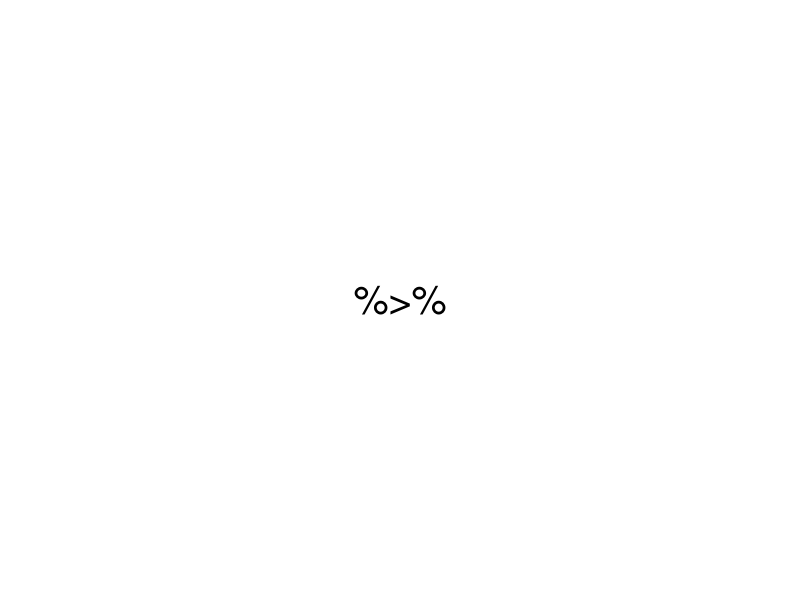
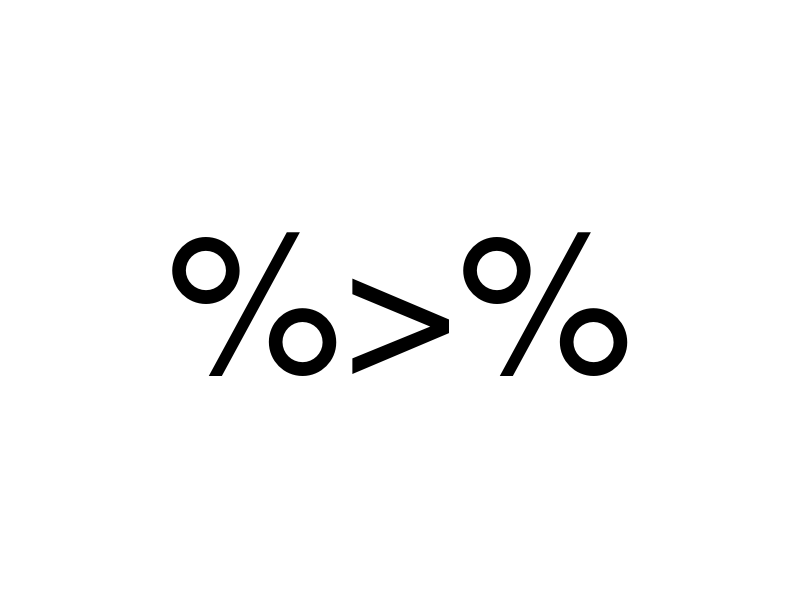
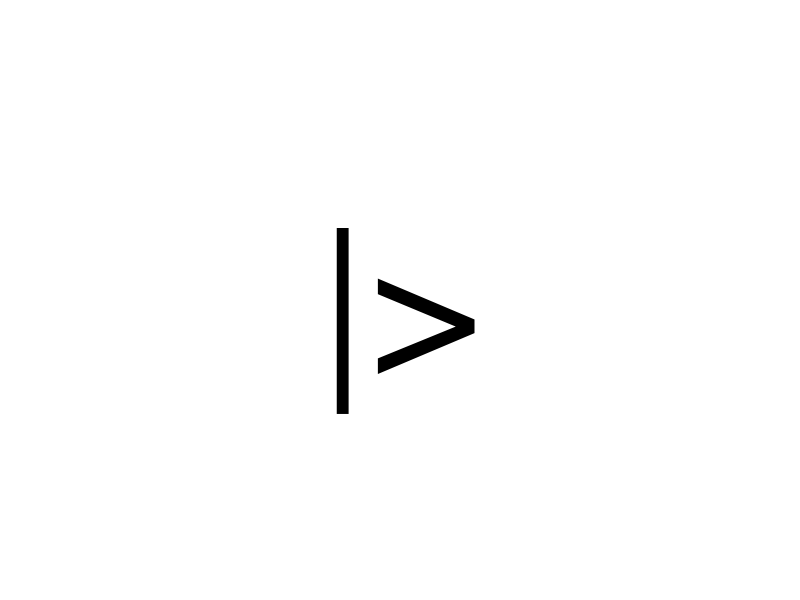

The R script that drew these images, in order: (Note: this script raises an error after producing the figures.)
library(tidyverse)
library(magick)
library(glue)

df <- tibble(
  x = 1,
  y = 1,
  lab = "%>%",
  lab_base = "|>"
)

pipe_one <- df %>%
  ggplot(aes(x, y, label = lab)) +
  geom_text(size = 10) +
  theme_void()

pipe_two <- df %>%
  ggplot(aes(x, y, label = lab)) +
  geom_text(size = 50) +
  theme_void()

base_one <- df %>%
  ggplot(aes(x, y, label = lab_base)) +
  geom_text(size = 10) +
  theme_void()

base_two <- df %>%
  ggplot(aes(x, y, label = lab_base)) +
  geom_text(size = 50) +
  theme_void()

ggsave(plot = pipe_one, "plots/pipes_tv_small.png", bg = "white")
ggsave(plot = pipe_two, "plots/pipes_tv_big.png", bg = "white")
ggsave(plot = base_one, "plots/pipes_base_small.png", bg = "white")
ggsave(plot = base_two, "plots/pipes_base_big.png", bg = "white")

files <- list.files("plots")
the_files <- files[which(str_detect(files, "^pipes"))]

imgs_order <- the_files[c(4, 3, 3, 2, 1, 1)]
img_list <- lapply(glue("plots/{imgs_order}"), image_read)

## join the images together
img_joined <- image_join(img_list)

## animate at 2 frames per second
img_animated <- image_resize(img_joined, '800') %>%
  image_animate(fps = 4)
## view animated image
img_animated

## save to disk
image_write(image = img_animated,
            path = "plots/pipes.gif")
